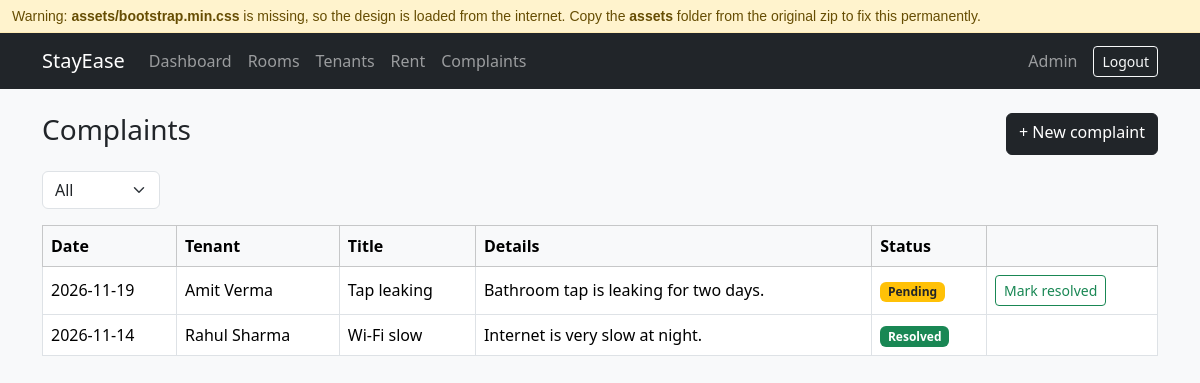
Page /complaints.php (signed in) on the committed database.
### tables this page shows
CREATE TABLE complaints (
  id          INT AUTO_INCREMENT PRIMARY KEY,
  tenant_id   INT NOT NULL,
  title       VARCHAR(150) NOT NULL,
  description TEXT NOT NULL,
  status      ENUM('Pending','Resolved') NOT NULL DEFAULT 'Pending',
  created_at  DATE NOT NULL,
  FOREIGN KEY (tenant_id) REFERENCES tenants(id) ON DELETE RESTRICT
);

CREATE TABLE tenants (
  id            INT AUTO_INCREMENT PRIMARY KEY,
  name          VARCHAR(100) NOT NULL,
  phone         VARCHAR(10)  NOT NULL,
  guardian_name VARCHAR(100) NOT NULL,
  address       VARCHAR(255) NOT NULL,
  joining_date  DATE NOT NULL,
  room_id       INT NOT NULL,
  status        ENUM('Active','Left') NOT NULL DEFAULT 'Active',
  leaving_date  DATE NULL,
  FOREIGN KEY (room_id) REFERENCES rooms(id) ON DELETE RESTRICT
);

### config.php (called while the page is built, shortened)
<?php
function e($text) { return htmlspecialchars((string)$text); }

### complaints.php (the view, shortened to what this page needs)
<?php
include 'header.php';
$status = $_GET['status'] ?? '';
$sql = 'SELECT c.*, t.name FROM complaints c JOIN tenants t ON t.id = c.tenant_id';
$params = [];
$stmt = $pdo->prepare($sql . ' ORDER BY c.status, c.id DESC');
$stmt->execute($params);
$list = $stmt->fetchAll();
?>
<div class="d-flex justify-content-between mb-3">
  <h3>Complaints</h3><a class="btn btn-dark" href="complaint_add.php">+ New complaint</a>
</div>
<form class="row g-2 mb-3"><div class="col-auto"><select name="status" class="form-select" onchange="this.form.submit()">
  <option value="">All</option>
  <option <?= $status === 'Resolved' ? 'selected' : '' ?>>Resolved</option></select></div></form>
<?php if (!$list): ?><div class="alert alert-info">No complaints found.</div><?php else: ?>
<div class="table-responsive"><table class="table table-bordered bg-white align-middle">
  <tr class="table-light"><th>Date</th><th>Tenant</th><th>Title</th><th>Details</th><th>Status</th><th></th></tr>
  <?php foreach ($list as $c): ?>
  <tr>
    <td><?= e($c['created_at']) ?></td><td><?= e($c['name']) ?></td><td><?= e($c['title']) ?></td><td><?= e($c['description']) ?></td>
    <td><?= $c['status'] === 'Pending' ? '<span class="badge bg-warning text-dark">Pending</span>' : '<span class="badge bg-success">Resolved</span>' ?></td>
    <td><?php if ($c['status'] === 'Pending'): ?>
      <form method="post" action="complaint_update.php"><input type="hidden" name="id" value="<?= $c['id'] ?>"><button class="btn btn-sm btn-outline-success">Mark resolved</button></form>
    <?php endif; ?></td>
  </tr>
  <?php endforeach; ?>
</table></div>
<?php endif; include 'footer.php'; ?>

### rows in the picture
complaints: created_at "2026-11-19", tenant.name "Amit Verma", title "Tap leaking", description "Bathroom tap is leaking for two days.", status "Pending"
complaints: created_at "2026-11-14", tenant.name "Rahul Sharma", title "Wi-Fi slow", description "Internet is very slow at night.", status "Resolved"

### other values in the picture
$_SESSION['admin']['name'] "Admin"
